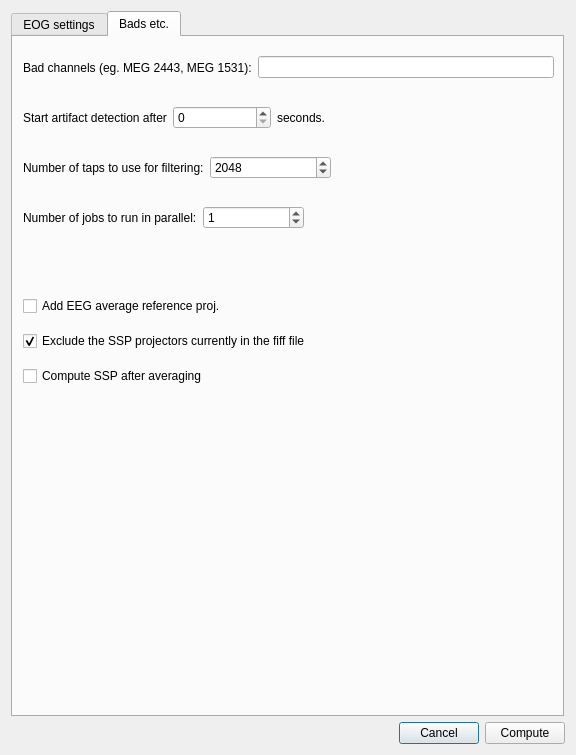
<?xml version="1.0" encoding="UTF-8"?>
<ui version="4.0">
 <class>Dialog</class>
 <widget class="QDialog" name="Dialog">
  <property name="enabled">
   <bool>true</bool>
  </property>
  <property name="geometry">
   <rect>
    <x>0</x>
    <y>0</y>
    <width>576</width>
    <height>755</height>
   </rect>
  </property>
  <property name="windowTitle">
   <string>Meggie - Compute EOG projections</string>
  </property>
  <layout class="QGridLayout" name="gridLayout">
   <item row="1" column="0">
    <layout class="QHBoxLayout" name="horizontalLayout_13">
     <item>
      <spacer name="horizontalSpacer">
       <property name="orientation">
        <enum>Qt::Horizontal</enum>
       </property>
       <property name="sizeHint" stdset="0">
        <size>
         <width>40</width>
         <height>20</height>
        </size>
       </property>
      </spacer>
     </item>
     <item>
      <widget class="QPushButton" name="pushButtonCancel">
       <property name="text">
        <string>Cancel</string>
       </property>
      </widget>
     </item>
     <item>
      <widget class="QPushButton" name="pushButtonCompute">
       <property name="sizePolicy">
        <sizepolicy hsizetype="Minimum" vsizetype="Fixed">
         <horstretch>0</horstretch>
         <verstretch>0</verstretch>
        </sizepolicy>
       </property>
       <property name="text">
        <string>Compute</string>
       </property>
      </widget>
     </item>
    </layout>
   </item>
   <item row="0" column="0">
    <widget class="QScrollArea" name="scrollArea">
     <property name="frameShape">
      <enum>QFrame::NoFrame</enum>
     </property>
     <property name="widgetResizable">
      <bool>true</bool>
     </property>
     <widget class="QWidget" name="scrollAreaWidgetContents">
      <property name="geometry">
       <rect>
        <x>0</x>
        <y>0</y>
        <width>558</width>
        <height>698</height>
       </rect>
      </property>
      <property name="minimumSize">
       <size>
        <width>540</width>
        <height>690</height>
       </size>
      </property>
      <widget class="QTabWidget" name="tabWidgetEOGSettings">
       <property name="geometry">
        <rect>
         <x>0</x>
         <y>0</y>
         <width>553</width>
         <height>706</height>
        </rect>
       </property>
       <property name="currentIndex">
        <number>1</number>
       </property>
       <widget class="QWidget" name="tabEOG1">
        <attribute name="title">
         <string>EOG settings</string>
        </attribute>
        <widget class="QGroupBox" name="groupBoxFilter">
         <property name="geometry">
          <rect>
           <x>10</x>
           <y>340</y>
           <width>351</width>
           <height>101</height>
          </rect>
         </property>
         <property name="title">
          <string>Filtering cut-off frequency</string>
         </property>
         <widget class="QFrame" name="frame_7">
          <property name="geometry">
           <rect>
            <x>10</x>
            <y>30</y>
            <width>261</width>
            <height>61</height>
           </rect>
          </property>
          <property name="frameShape">
           <enum>QFrame::StyledPanel</enum>
          </property>
          <property name="frameShadow">
           <enum>QFrame::Raised</enum>
          </property>
          <widget class="QWidget" name="horizontalLayoutWidget_19">
           <property name="geometry">
            <rect>
             <x>10</x>
             <y>10</y>
             <width>244</width>
             <height>41</height>
            </rect>
           </property>
           <layout class="QHBoxLayout" name="horizontalLayout_25">
            <item>
             <layout class="QHBoxLayout" name="horizontalLayout_26">
              <item>
               <widget class="QLabel" name="labelLow">
                <property name="text">
                 <string>Low:</string>
                </property>
               </widget>
              </item>
              <item>
               <widget class="QSpinBox" name="spinBoxLow">
                <property name="suffix">
                 <string> Hz</string>
                </property>
                <property name="value">
                 <number>1</number>
                </property>
               </widget>
              </item>
             </layout>
            </item>
            <item>
             <layout class="QHBoxLayout" name="horizontalLayout_27">
              <item>
               <widget class="QLabel" name="labelHigh">
                <property name="text">
                 <string>High:</string>
                </property>
               </widget>
              </item>
              <item>
               <widget class="QSpinBox" name="spinBoxHigh">
                <property name="suffix">
                 <string> Hz</string>
                </property>
                <property name="maximum">
                 <number>1000</number>
                </property>
                <property name="value">
                 <number>35</number>
                </property>
               </widget>
              </item>
             </layout>
            </item>
           </layout>
          </widget>
         </widget>
        </widget>
        <widget class="QGroupBox" name="groupBoxFilteringEOG">
         <property name="geometry">
          <rect>
           <x>10</x>
           <y>120</y>
           <width>491</width>
           <height>101</height>
          </rect>
         </property>
         <property name="title">
          <string>Filtering EOG channel</string>
         </property>
         <widget class="QFrame" name="frame_6">
          <property name="geometry">
           <rect>
            <x>10</x>
            <y>30</y>
            <width>471</width>
            <height>61</height>
           </rect>
          </property>
          <property name="frameShape">
           <enum>QFrame::StyledPanel</enum>
          </property>
          <property name="frameShadow">
           <enum>QFrame::Raised</enum>
          </property>
          <widget class="QWidget" name="horizontalLayoutWidget_20">
           <property name="geometry">
            <rect>
             <x>10</x>
             <y>10</y>
             <width>451</width>
             <height>41</height>
            </rect>
           </property>
           <layout class="QHBoxLayout" name="horizontalLayout_18">
            <item>
             <layout class="QHBoxLayout" name="horizontalLayout_23">
              <item>
               <widget class="QLabel" name="labelLowPass">
                <property name="text">
                 <string>Low pass frequency:</string>
                </property>
               </widget>
              </item>
              <item>
               <widget class="QSpinBox" name="spinBoxLowPass">
                <property name="suffix">
                 <string> Hz</string>
                </property>
                <property name="value">
                 <number>1</number>
                </property>
               </widget>
              </item>
             </layout>
            </item>
            <item>
             <layout class="QHBoxLayout" name="horizontalLayout_24">
              <item>
               <widget class="QLabel" name="labelHighPass">
                <property name="text">
                 <string>High pass frequency:</string>
                </property>
               </widget>
              </item>
              <item>
               <widget class="QSpinBox" name="spinBoxHighPass">
                <property name="suffix">
                 <string> Hz</string>
                </property>
                <property name="maximum">
                 <number>1000</number>
                </property>
                <property name="value">
                 <number>10</number>
                </property>
               </widget>
              </item>
             </layout>
            </item>
           </layout>
          </widget>
         </widget>
        </widget>
        <widget class="QGroupBox" name="groupBoxSSP">
         <property name="geometry">
          <rect>
           <x>10</x>
           <y>230</y>
           <width>351</width>
           <height>101</height>
          </rect>
         </property>
         <property name="title">
          <string>Number of SSP vectors</string>
         </property>
         <widget class="QFrame" name="frame_2">
          <property name="geometry">
           <rect>
            <x>10</x>
            <y>30</y>
            <width>331</width>
            <height>61</height>
           </rect>
          </property>
          <property name="frameShape">
           <enum>QFrame::StyledPanel</enum>
          </property>
          <property name="frameShadow">
           <enum>QFrame::Raised</enum>
          </property>
          <widget class="QWidget" name="horizontalLayoutWidget_9">
           <property name="geometry">
            <rect>
             <x>10</x>
             <y>10</y>
             <width>314</width>
             <height>41</height>
            </rect>
           </property>
           <layout class="QHBoxLayout" name="horizontalLayout_9">
            <item>
             <layout class="QHBoxLayout" name="horizontalLayout_3">
              <item>
               <widget class="QLabel" name="labelGrad">
                <property name="text">
                 <string>Grad:</string>
                </property>
               </widget>
              </item>
              <item>
               <widget class="QSpinBox" name="spinBoxGrad">
                <property name="value">
                 <number>2</number>
                </property>
               </widget>
              </item>
             </layout>
            </item>
            <item>
             <layout class="QHBoxLayout" name="horizontalLayout_4">
              <item>
               <widget class="QLabel" name="labelMag">
                <property name="text">
                 <string>Mag:</string>
                </property>
               </widget>
              </item>
              <item>
               <widget class="QSpinBox" name="spinBoxMag">
                <property name="value">
                 <number>2</number>
                </property>
               </widget>
              </item>
             </layout>
            </item>
            <item>
             <layout class="QHBoxLayout" name="horizontalLayout_5">
              <item>
               <widget class="QLabel" name="labelEeg">
                <property name="text">
                 <string>EEG:</string>
                </property>
               </widget>
              </item>
              <item>
               <widget class="QSpinBox" name="spinBoxEeg">
                <property name="value">
                 <number>2</number>
                </property>
               </widget>
              </item>
             </layout>
            </item>
           </layout>
          </widget>
         </widget>
        </widget>
        <widget class="QGroupBox" name="groupBoxEvent">
         <property name="geometry">
          <rect>
           <x>10</x>
           <y>10</y>
           <width>541</width>
           <height>99</height>
          </rect>
         </property>
         <property name="title">
          <string>Events</string>
         </property>
         <widget class="QFrame" name="frame">
          <property name="geometry">
           <rect>
            <x>10</x>
            <y>30</y>
            <width>511</width>
            <height>61</height>
           </rect>
          </property>
          <property name="frameShape">
           <enum>QFrame::StyledPanel</enum>
          </property>
          <property name="frameShadow">
           <enum>QFrame::Raised</enum>
          </property>
          <widget class="QWidget" name="horizontalLayoutWidget_8">
           <property name="geometry">
            <rect>
             <x>10</x>
             <y>10</y>
             <width>494</width>
             <height>41</height>
            </rect>
           </property>
           <layout class="QHBoxLayout" name="horizontalLayout_8">
            <item>
             <layout class="QHBoxLayout" name="horizontalLayout">
              <item>
               <widget class="QLabel" name="labelTmin">
                <property name="text">
                 <string>Start time:</string>
                </property>
               </widget>
              </item>
              <item>
               <widget class="QDoubleSpinBox" name="doubleSpinBoxTmin">
                <property name="suffix">
                 <string> s</string>
                </property>
                <property name="decimals">
                 <number>3</number>
                </property>
                <property name="minimum">
                 <double>-99.989999999999995</double>
                </property>
                <property name="singleStep">
                 <double>0.050000000000000</double>
                </property>
                <property name="value">
                 <double>-0.200000000000000</double>
                </property>
               </widget>
              </item>
             </layout>
            </item>
            <item>
             <layout class="QHBoxLayout" name="horizontalLayout_2">
              <item>
               <widget class="QLabel" name="labelTmax">
                <property name="text">
                 <string>End time:</string>
                </property>
               </widget>
              </item>
              <item>
               <widget class="QDoubleSpinBox" name="doubleSpinBoxTmax">
                <property name="suffix">
                 <string> s</string>
                </property>
                <property name="decimals">
                 <number>3</number>
                </property>
                <property name="minimum">
                 <double>-99.989999999999995</double>
                </property>
                <property name="singleStep">
                 <double>0.050000000000000</double>
                </property>
                <property name="value">
                 <double>0.200000000000000</double>
                </property>
               </widget>
              </item>
             </layout>
            </item>
            <item>
             <layout class="QHBoxLayout" name="horizontalLayout_6">
              <item>
               <widget class="QLabel" name="labelEventID">
                <property name="text">
                 <string>Events ID:</string>
                </property>
               </widget>
              </item>
              <item>
               <widget class="QSpinBox" name="spinBoxEventsID">
                <property name="maximum">
                 <number>10000</number>
                </property>
                <property name="value">
                 <number>998</number>
                </property>
               </widget>
              </item>
             </layout>
            </item>
           </layout>
          </widget>
         </widget>
        </widget>
        <widget class="QGroupBox" name="groupBox">
         <property name="geometry">
          <rect>
           <x>10</x>
           <y>460</y>
           <width>491</width>
           <height>171</height>
          </rect>
         </property>
         <property name="title">
          <string>Epoch rejection</string>
         </property>
         <widget class="QFrame" name="frameEpochRejection">
          <property name="enabled">
           <bool>true</bool>
          </property>
          <property name="geometry">
           <rect>
            <x>10</x>
            <y>30</y>
            <width>461</width>
            <height>111</height>
           </rect>
          </property>
          <property name="frameShape">
           <enum>QFrame::StyledPanel</enum>
          </property>
          <property name="frameShadow">
           <enum>QFrame::Raised</enum>
          </property>
          <widget class="QWidget" name="horizontalLayoutWidget_4">
           <property name="geometry">
            <rect>
             <x>10</x>
             <y>10</y>
             <width>441</width>
             <height>91</height>
            </rect>
           </property>
           <layout class="QHBoxLayout" name="horizontalLayout_12">
            <item>
             <layout class="QVBoxLayout" name="verticalLayout_2">
              <item>
               <layout class="QHBoxLayout" name="horizontalLayout_14">
                <item>
                 <widget class="QLabel" name="labelGradReject">
                  <property name="text">
                   <string>Grad:</string>
                  </property>
                 </widget>
                </item>
                <item>
                 <widget class="QDoubleSpinBox" name="doubleSpinBoxGradReject">
                  <property name="prefix">
                   <string/>
                  </property>
                  <property name="suffix">
                   <string> fT/cm</string>
                  </property>
                  <property name="maximum">
                   <double>1000000000.000000000000000</double>
                  </property>
                  <property name="value">
                   <double>3000.000000000000000</double>
                  </property>
                 </widget>
                </item>
               </layout>
              </item>
              <item>
               <layout class="QHBoxLayout" name="horizontalLayout_11">
                <item>
                 <widget class="QLabel" name="labelEegReject">
                  <property name="text">
                   <string>EEG:</string>
                  </property>
                 </widget>
                </item>
                <item>
                 <widget class="QDoubleSpinBox" name="doubleSpinBoxEEGReject">
                  <property name="suffix">
                   <string> uV</string>
                  </property>
                  <property name="maximum">
                   <double>1000000000.000000000000000</double>
                  </property>
                  <property name="value">
                   <double>100.000000000000000</double>
                  </property>
                 </widget>
                </item>
               </layout>
              </item>
             </layout>
            </item>
            <item>
             <layout class="QVBoxLayout" name="verticalLayout_3">
              <item>
               <layout class="QHBoxLayout" name="horizontalLayout_10">
                <item>
                 <widget class="QLabel" name="labelMagReject">
                  <property name="text">
                   <string>Mag:</string>
                  </property>
                 </widget>
                </item>
                <item>
                 <widget class="QDoubleSpinBox" name="doubleSpinBoxMagReject">
                  <property name="suffix">
                   <string> fT</string>
                  </property>
                  <property name="maximum">
                   <double>1000000000.000000000000000</double>
                  </property>
                  <property name="value">
                   <double>4000.000000000000000</double>
                  </property>
                 </widget>
                </item>
               </layout>
              </item>
              <item>
               <layout class="QHBoxLayout" name="horizontalLayout_15">
                <item>
                 <widget class="QLabel" name="labelEogReject">
                  <property name="text">
                   <string>EOG:</string>
                  </property>
                 </widget>
                </item>
                <item>
                 <widget class="QDoubleSpinBox" name="doubleSpinBoxEOGReject">
                  <property name="suffix">
                   <string> uV</string>
                  </property>
                  <property name="maximum">
                   <double>1000000000.000000000000000</double>
                  </property>
                  <property name="value">
                   <double>1000000000.000000000000000</double>
                  </property>
                 </widget>
                </item>
               </layout>
              </item>
             </layout>
            </item>
           </layout>
          </widget>
         </widget>
        </widget>
       </widget>
       <widget class="QWidget" name="tabEOG2">
        <attribute name="title">
         <string>Bads etc.</string>
        </attribute>
        <widget class="QWidget" name="horizontalLayoutWidget_17">
         <property name="geometry">
          <rect>
           <x>10</x>
           <y>60</y>
           <width>351</width>
           <height>41</height>
          </rect>
         </property>
         <layout class="QHBoxLayout" name="horizontalLayout_21">
          <item>
           <widget class="QLabel" name="labelStart1">
            <property name="text">
             <string>Start artifact detection after</string>
            </property>
           </widget>
          </item>
          <item>
           <widget class="QSpinBox" name="spinBoxStart"/>
          </item>
          <item>
           <widget class="QLabel" name="labelStart2">
            <property name="text">
             <string>seconds.</string>
            </property>
           </widget>
          </item>
         </layout>
        </widget>
        <widget class="QWidget" name="horizontalLayoutWidget">
         <property name="geometry">
          <rect>
           <x>10</x>
           <y>160</y>
           <width>281</width>
           <height>41</height>
          </rect>
         </property>
         <layout class="QHBoxLayout" name="horizontalLayout_7">
          <item>
           <widget class="QLabel" name="labelJobs">
            <property name="text">
             <string>Number of jobs to run in parallel:</string>
            </property>
           </widget>
          </item>
          <item>
           <widget class="QSpinBox" name="spinBoxJobs">
            <property name="value">
             <number>1</number>
            </property>
           </widget>
          </item>
         </layout>
        </widget>
        <widget class="QWidget" name="layoutWidget">
         <property name="geometry">
          <rect>
           <x>10</x>
           <y>10</y>
           <width>531</width>
           <height>41</height>
          </rect>
         </property>
         <layout class="QHBoxLayout" name="horizontalLayout_28">
          <item>
           <widget class="QLabel" name="labelBad">
            <property name="text">
             <string>Bad channels (eg. MEG 2443, MEG 1531):</string>
            </property>
           </widget>
          </item>
          <item>
           <widget class="QLineEdit" name="lineEditBad"/>
          </item>
         </layout>
        </widget>
        <widget class="QWidget" name="layoutWidget_2">
         <property name="geometry">
          <rect>
           <x>10</x>
           <y>110</y>
           <width>308</width>
           <height>41</height>
          </rect>
         </property>
         <layout class="QHBoxLayout" name="horizontalLayout_22">
          <item>
           <widget class="QLabel" name="labelTaps">
            <property name="text">
             <string>Number of taps to use for filtering:</string>
            </property>
           </widget>
          </item>
          <item>
           <widget class="QSpinBox" name="spinBoxTaps">
            <property name="maximum">
             <number>10000</number>
            </property>
            <property name="value">
             <number>2048</number>
            </property>
           </widget>
          </item>
         </layout>
        </widget>
        <widget class="QWidget" name="verticalLayoutWidget">
         <property name="geometry">
          <rect>
           <x>10</x>
           <y>250</y>
           <width>371</width>
           <height>111</height>
          </rect>
         </property>
         <layout class="QVBoxLayout" name="verticalLayout">
          <item>
           <widget class="QCheckBox" name="checkBoxEEGProj">
            <property name="text">
             <string>Add EEG average reference proj.</string>
            </property>
           </widget>
          </item>
          <item>
           <widget class="QCheckBox" name="checkBoxSSPProj">
            <property name="text">
             <string>Exclude the SSP projectors currently in the fiff file</string>
            </property>
            <property name="checked">
             <bool>true</bool>
            </property>
           </widget>
          </item>
          <item>
           <widget class="QCheckBox" name="checkBoxSSPCompute">
            <property name="text">
             <string>Compute SSP after averaging</string>
            </property>
           </widget>
          </item>
         </layout>
        </widget>
       </widget>
      </widget>
     </widget>
    </widget>
   </item>
  </layout>
 </widget>
 <tabstops>
  <tabstop>scrollArea</tabstop>
  <tabstop>doubleSpinBoxTmin</tabstop>
  <tabstop>doubleSpinBoxTmax</tabstop>
  <tabstop>spinBoxEventsID</tabstop>
  <tabstop>spinBoxLowPass</tabstop>
  <tabstop>spinBoxHighPass</tabstop>
  <tabstop>spinBoxGrad</tabstop>
  <tabstop>spinBoxMag</tabstop>
  <tabstop>spinBoxEeg</tabstop>
  <tabstop>spinBoxLow</tabstop>
  <tabstop>spinBoxHigh</tabstop>
  <tabstop>doubleSpinBoxGradReject</tabstop>
  <tabstop>doubleSpinBoxMagReject</tabstop>
  <tabstop>doubleSpinBoxEEGReject</tabstop>
  <tabstop>doubleSpinBoxEOGReject</tabstop>
  <tabstop>lineEditBad</tabstop>
  <tabstop>spinBoxStart</tabstop>
  <tabstop>spinBoxTaps</tabstop>
  <tabstop>spinBoxJobs</tabstop>
  <tabstop>checkBoxEEGProj</tabstop>
  <tabstop>checkBoxSSPProj</tabstop>
  <tabstop>checkBoxSSPCompute</tabstop>
  <tabstop>pushButtonCancel</tabstop>
  <tabstop>pushButtonCompute</tabstop>
  <tabstop>tabWidgetEOGSettings</tabstop>
 </tabstops>
 <resources/>
 <connections>
  <connection>
   <sender>pushButtonCompute</sender>
   <signal>clicked()</signal>
   <receiver>Dialog</receiver>
   <slot>accept()</slot>
   <hints>
    <hint type="sourcelabel">
     <x>396</x>
     <y>753</y>
    </hint>
    <hint type="destinationlabel">
     <x>333</x>
     <y>5</y>
    </hint>
   </hints>
  </connection>
  <connection>
   <sender>pushButtonCancel</sender>
   <signal>clicked(bool)</signal>
   <receiver>Dialog</receiver>
   <slot>reject()</slot>
   <hints>
    <hint type="sourcelabel">
     <x>205</x>
     <y>748</y>
    </hint>
    <hint type="destinationlabel">
     <x>248</x>
     <y>8</y>
    </hint>
   </hints>
  </connection>
 </connections>
</ui>
